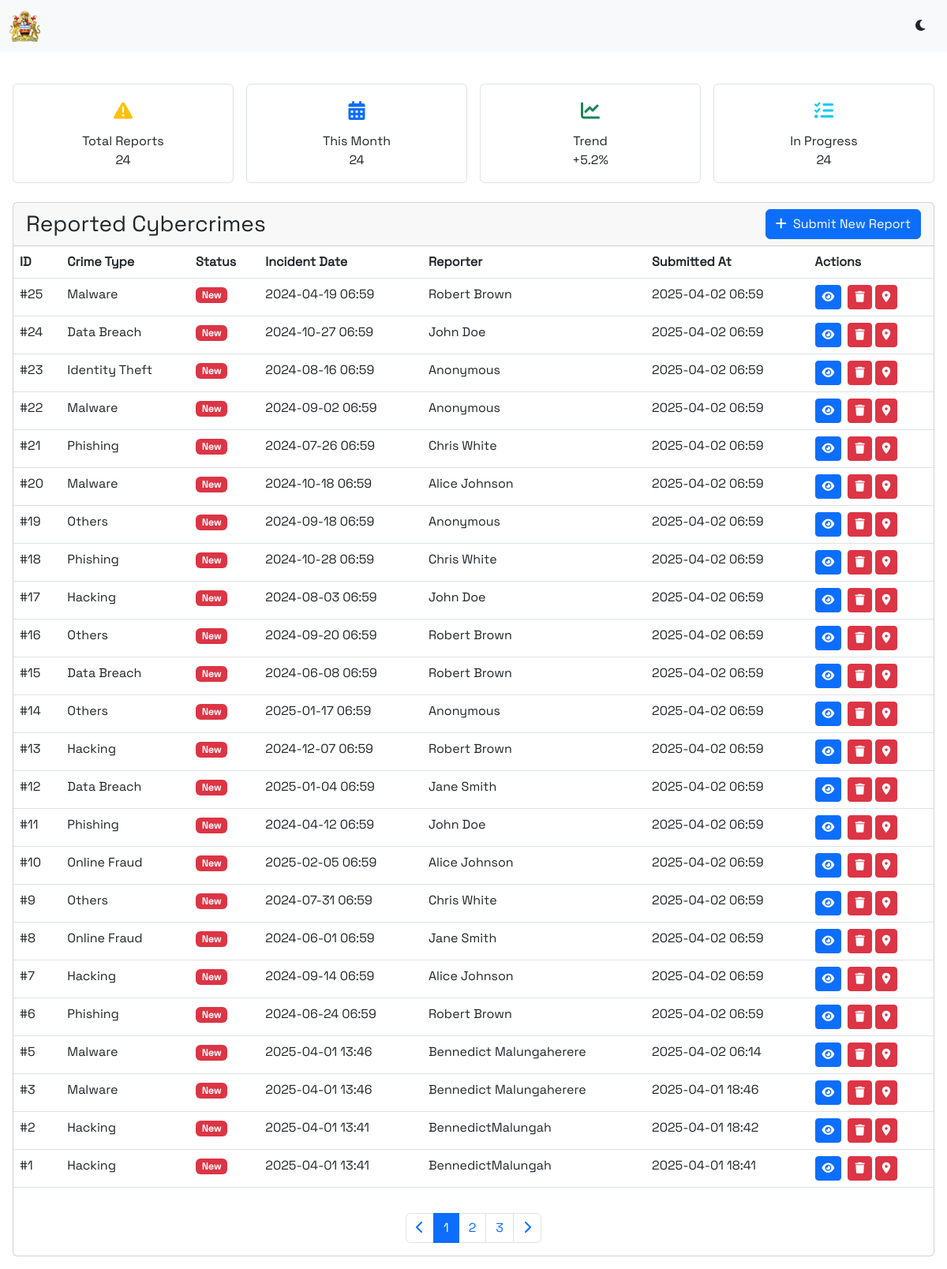
Page /dashboard/ on the earlier database version.
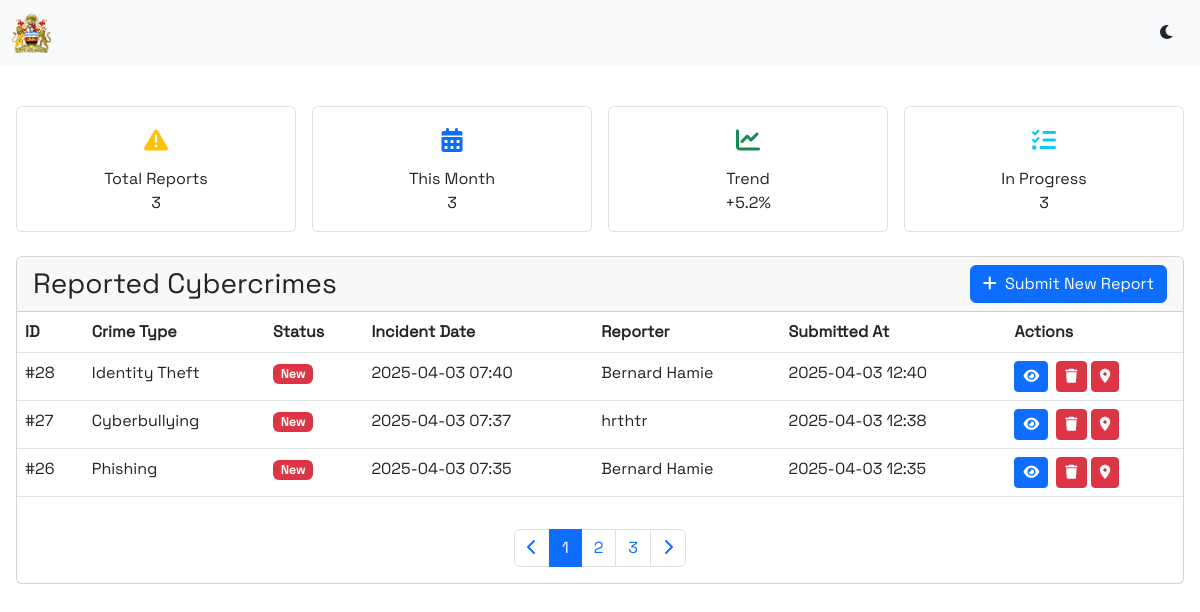
Same page on the later database version.
### core/models.py (models this page shows, shortened)
class CybercrimeReport(models.Model):
    crime_type = models.CharField(max_length=20, choices=CRIME_TYPES)
    incident_date = models.DateTimeField()
    description = models.TextField()
    reporter_name = models.CharField(max_length=100, blank=True, null=True)
    reporter_email = models.EmailField(blank=True, null=True)
    reporter_phone = models.CharField(max_length=15, blank=True, null=True)
    additional_info = models.TextField(blank=True, null=True)
    submitted_at = models.DateTimeField(auto_now_add=True)
    latitude = models.FloatField(null=True, blank=True)
    longitude = models.FloatField(null=True, blank=True)
    browser_info = models.CharField(max_length=255, blank=True, null=True)
    ip_address = models.GenericIPAddressField(null=True, blank=True)
    device_info = models.CharField(max_length=255, blank=True, null=True)
    class Meta:
        ordering = ['-submitted_at']

### core/views.py (the view)
# urls.py: path('dashboard/', views.dashboard, name='dashboard'),
def dashboard(request):
    reports = CybercrimeReport.objects.all()
    return render(request, 'dashboard.html', {'reports': reports})

### core/templates/dashboard.html (shortened to what the changed rows need)
{% load static %}
<!DOCTYPE html>
<html lang="en">
<head>
    <link href="https://cdn.jsdelivr.net/npm/bootstrap@5.3.0/dist/css/bootstrap.min.css" rel="stylesheet">
    <link rel="stylesheet" href="https://cdnjs.cloudflare.com/ajax/libs/font-awesome/6.0.0/css/all.min.css">
</head>
<body>
    <div class="container-fluid mt-4">
        <div class="row">
            <div class="col-12 p-3">
                <div class="stats-grid">
                    <div class="stat-card">
                        <div class="stat-icon text-warning"><i class="fas fa-exclamation-triangle"></i></div>
                        <div class="stat-title">Total Reports</div>
                        <div class="stat-value">{{ reports|length }}</div>
                    </div>
                    <div class="stat-card">
                        <div class="stat-icon text-primary"><i class="fas fa-calendar-alt"></i></div>
                        <div class="stat-title">This Month</div>
                        <div class="stat-value">{{ reports|length }}</div>
                    </div>
                    <div class="stat-card">
                        <div class="stat-icon text-info"><i class="fas fa-tasks"></i></div>
                        <div class="stat-title">In Progress</div>
                        <div class="stat-value">{{ reports|length }}</div>
                    </div>
                </div>
                <div class="card">
                    {% if reports %}
                        <div class="table-responsive">
                            <table class="table table-hover">
                                <thead>
                                    <tr>
                                        <th>ID</th>
                                        <th>Crime Type</th>
                                        <th>Status</th>
                                        <th>Incident Date</th>
                                        <th>Reporter</th>
                                        <th>Submitted At</th>
                                        <th>Actions</th>
                                    </tr>
                                </thead>
                                <tbody>
                                    {% for report in reports %}
                                        <tr>
                                            <td>#{{ report.id }}</td>
                                            <td>{{ report.get_crime_type_display }}</td>
                                            <td>
                                                {% if report.status == 'pending' %}
                                                    <span class="badge bg-warning">Pending</span>
                                                {% elif report.status == 'investigating' %}
                                                    <span class="badge bg-primary">Investigating</span>
                                                {% elif report.status == 'resolved' %}
                                                    <span class="badge bg-success">Resolved</span>
                                                {% else %}
                                                    <span class="badge bg-danger">New</span>
                                                {% endif %}
                                            </td>
                                            <td>{{ report.incident_date|date:"Y-m-d H:i" }}</td>
                                            <td>{{ report.reporter_name|default:"Anonymous" }}</td>
                                            <td>{{ report.submitted_at|date:"Y-m-d H:i" }}</td>
                                            <td>
                                                <a href="{% url 'view_report_analysis' report.id %}" class="btn btn-primary btn-sm me-1">
                                                    <i class="fas fa-eye"></i>
                                                </a>
                                                <a href="{% url 'delete_report' report.id %}" class="btn btn-danger btn-sm">
                                                    <i class="fas fa-trash"></i>
                                                </a>
                                                <button class="btn btn-danger btn-sm location-btn" data-bs-toggle="modal" data-bs-target="#locationModal{{ report.id }}" data-report-id="{{ report.id }}">
                                                    <i class="fas fa-location-dot"></i>
                                                </button>
                                            </td>
                                        </tr>
                                        <link rel="stylesheet" href="https://unpkg.com/leaflet@1.9.2/dist/leaflet.css" />
                                        <link rel="stylesheet" href="https://cdnjs.cloudflare.com/ajax/libs/leaflet.draw/0.4.2/leaflet.draw.css"/>
                                    {% endfor %}
                                </tbody>
                            </table>
                        </div>
                    {% endif %}
                </div>
            </div>
        </div>
    </div>
</body>
</html>

Differences in the rows shown:
removed CybercrimeReport: id "25", crime_type "Malware", incident_date "2024-04-19 06:59", reporter_name "Robert Brown", submitted_at "2025-04-02 06:59"
removed CybercrimeReport: id "24", crime_type "Data Breach", incident_date "2024-10-27 06:59", reporter_name "John Doe", submitted_at "2025-04-02 06:59"
removed CybercrimeReport: id "23", crime_type "Identity Theft", incident_date "2024-08-16 06:59", reporter_name "Anonymous", submitted_at "2025-04-02 06:59"
removed CybercrimeReport: id "22", crime_type "Malware", incident_date "2024-09-02 06:59", reporter_name "Anonymous", submitted_at "2025-04-02 06:59"
removed CybercrimeReport: id "21", crime_type "Phishing", incident_date "2024-07-26 06:59", reporter_name "Chris White", submitted_at "2025-04-02 06:59"
removed CybercrimeReport: id "20", crime_type "Malware", incident_date "2024-10-18 06:59", reporter_name "Alice Johnson", submitted_at "2025-04-02 06:59"
removed CybercrimeReport: id "19", crime_type "Others", incident_date "2024-09-18 06:59", reporter_name "Anonymous", submitted_at "2025-04-02 06:59"
removed CybercrimeReport: id "18", crime_type "Phishing", incident_date "2024-10-28 06:59", reporter_name "Chris White", submitted_at "2025-04-02 06:59"
removed CybercrimeReport: id "17", crime_type "Hacking", incident_date "2024-08-03 06:59", reporter_name "John Doe", submitted_at "2025-04-02 06:59"
removed CybercrimeReport: id "16", crime_type "Others", incident_date "2024-09-20 06:59", reporter_name "Robert Brown", submitted_at "2025-04-02 06:59"
removed CybercrimeReport: id "15", crime_type "Data Breach", incident_date "2024-06-08 06:59", reporter_name "Robert Brown", submitted_at "2025-04-02 06:59"
removed CybercrimeReport: id "14", crime_type "Others", incident_date "2025-01-17 06:59", reporter_name "Anonymous", submitted_at "2025-04-02 06:59"
removed CybercrimeReport: id "13", crime_type "Hacking", incident_date "2024-12-07 06:59", reporter_name "Robert Brown", submitted_at "2025-04-02 06:59"
removed CybercrimeReport: id "12", crime_type "Data Breach", incident_date "2025-01-04 06:59", reporter_name "Jane Smith", submitted_at "2025-04-02 06:59"
removed CybercrimeReport: id "11", crime_type "Phishing", incident_date "2024-04-12 06:59", reporter_name "John Doe", submitted_at "2025-04-02 06:59"
removed CybercrimeReport: id "10", crime_type "Online Fraud", incident_date "2025-02-05 06:59", reporter_name "Alice Johnson", submitted_at "2025-04-02 06:59"
removed CybercrimeReport: id "9", crime_type "Others", incident_date "2024-07-31 06:59", reporter_name "Chris White", submitted_at "2025-04-02 06:59"
removed CybercrimeReport: id "8", crime_type "Online Fraud", incident_date "2024-06-01 06:59", reporter_name "Jane Smith", submitted_at "2025-04-02 06:59"
removed CybercrimeReport: id "7", crime_type "Hacking", incident_date "2024-09-14 06:59", reporter_name "Alice Johnson", submitted_at "2025-04-02 06:59"
removed CybercrimeReport: id "6", crime_type "Phishing", incident_date "2024-06-24 06:59", reporter_name "Robert Brown", submitted_at "2025-04-02 06:59"
removed CybercrimeReport: id "5", crime_type "Malware", incident_date "2025-04-01 13:46", reporter_name "Bennedict Malungaherere", submitted_at "2025-04-02 06:14"
removed CybercrimeReport: id "3", crime_type "Malware", incident_date "2025-04-01 13:46", reporter_name "Bennedict Malungaherere", submitted_at "2025-04-01 18:46"
removed CybercrimeReport: id "2", crime_type "Hacking", incident_date "2025-04-01 13:41", reporter_name "BennedictMalungah", submitted_at "2025-04-01 18:42"
removed CybercrimeReport: id "1", crime_type "Hacking", incident_date "2025-04-01 13:41", reporter_name "BennedictMalungah", submitted_at "2025-04-01 18:41"
added CybercrimeReport: id "28", crime_type "Identity Theft", incident_date "2025-04-03 07:40", reporter_name "Bernard Hamie", submitted_at "2025-04-03 12:40"
added CybercrimeReport: id "27", crime_type "Cyberbullying", incident_date "2025-04-03 07:37", reporter_name "hrthtr", submitted_at "2025-04-03 12:38"
added CybercrimeReport: id "26", crime_type "Phishing", incident_date "2025-04-03 07:35", reporter_name "Bernard Hamie", submitted_at "2025-04-03 12:35"
Other differences:
{{ reports|length }}: "24" → "3"
